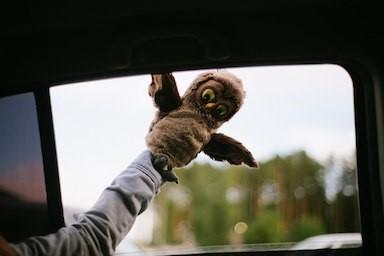

Recreate this plot in Python.
from PIL import Image


im = Image.open("Рианна.jpg")


def mirror(im):
    pixels = im.load()
    x, y = im.size
    mirrored = Image.new('RGB', (x, y), (0, 0, 0))
    for i in range(x):
        for j in range(y):
            mirrored.putpixel((i, j), pixels[x - i - 1, j])
            mirrored.putpixel((x - i - 1, j), pixels[i, j])
    mirrored.save('mirror.jpg')


mirror(im)